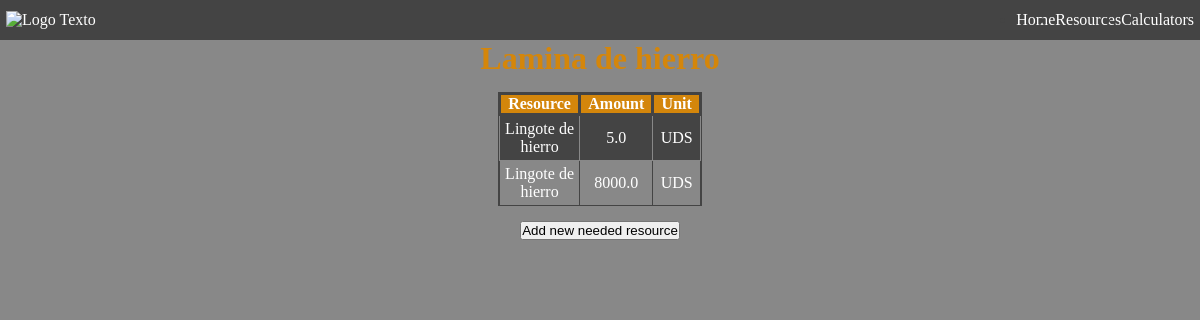
The page /recipes/2/ on the database its author committed.
### apps/objects/models.py (models this page shows, shortened)
class Recipe(models.Model):
    id_craft_resource = models.ForeignKey(
        Resource, related_name="as_crafted_resource", on_delete=models.CASCADE
    )
    id_needed_resource = models.ForeignKey(
        Resource, related_name="as_needed_resource", on_delete=models.CASCADE
    )
    cuantity = models.FloatField()

class Resource(models.Model):
    class Messure(models.IntegerChoices):
        UDS = 0, _("Units")
        LTR = 1, _("Liters")
    name = models.CharField(max_length=50, unique=True)
    img = models.ImageField(upload_to="resources")
    messure = models.IntegerField(default=Messure.UDS, choices=Messure.choices)

### apps/objects/views.py (the view)
# urls.py: path("recipes/<int:pk>/", views.RecipeView.as_view(), name="recipe"),
class RecipeView(View):
    def get(self, request, pk):
        resource = Resource.objects.get(id=pk)
        recipes = resource.as_crafted_resource.all()
        context = {
            "resource": resource,
            "recipes": recipes,
            "messure": resource.Messure._member_names_,
        }
        return render(request, "apps/objects/recipes.html", context)

### templates/apps/objects/recipes.html (shortened to what this page needs)
{% extends "base.html" %}
{% load static %}
{% block styles %}
<link rel="stylesheet" href="{% static "styles/objects/recipesList.css" %}">
{% endblock styles %}
{% block content %}
<h1>{{resource.name}}</h1>
<table>
    <thead>
        <th>Resource</th>
        <th>Amount</th>
        <th>Unit</th>
    </thead>
    <tbody>
        {% for recipe in recipes %}
        <tr data-id="{{recipe.id}}">
            <td>
                <a href="{% url "objects:details" recipe.id_needed_resource.id %}">
                    {{recipe.id_needed_resource.name}}
                </a>
            </td>
                <td>{{recipe.cuantity}}</td>
                {% if recipe.id_needed_resource.messure == 0 %}
                <td>{{messure.0}}</td>
                {% else %}
                <td>{{messure.1}}</td>
                {% endif %}
            </tr>
            {% endfor %}
    </tbody>
</table>
<a href="{% url "objects:recipes:create" resource.id%}"><button>Add new needed resource</button></a>
{% endblock content %}

### public/static_dev/styles/objects/recipesList.css (style rules this page uses)
body { display: flex; flex-direction: column; justify-content: space-between; align-items: stretch; }
table { height: 15%; background-color: var(--dark-grey); width: 17%; text-align: center; border-collapse: collapse; }
th, thead { border: 3px solid var(--dark-grey); background-color: var(--orange); width: 8%; }
tbody td { border: 1px solid var(--grey); }

### public/static_dev/styles/basics/main.css (style rules this page uses)
* { margin: 0; padding: 0; box-sizing: border-box; }
html, body { width: 100vw; min-height: 100vh; color: white; background-color: var(--grey); }
h1 { color: var(--orange); }
a { color: inherit; text-decoration: none; color: white; text-decoration: none; }

### public/static_dev/styles/basics/colors.css (style rules this page uses)
:root { --orange: #d4860b; --grey: #888; --dark-grey: #444; }

### rows shown on the page
Recipe: id_needed_resource.name "Lingote de hierro", cuantity "5.0", messure "UDS"
Recipe: id_needed_resource.name "Lingote de hierro", cuantity "8000.0", messure "UDS"
